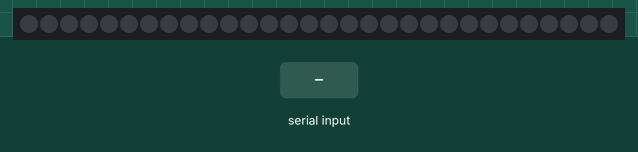
Recording of a sketch running on a simulated Arduino Uno, built with avr-gcc and run on an emulated ATmega328P. On the bench: 30 RGB LEDs in strip order, left to right. The inputs (shaded band) are chosen by the test bench. Dim RGB values are drawn brighter than linear.

Above: at 1.2 s.
1.3 s: "90,45\n" received over Serial
At 2.1 s:
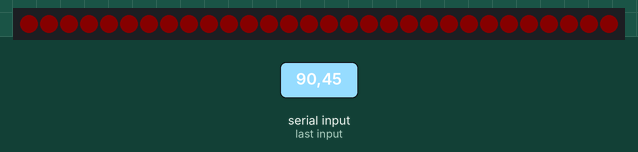
3.8 s: "30,150\n" received over Serial
Timing chart, 0 to 6.8 s (numbered marks = the images above; inputs shaded):
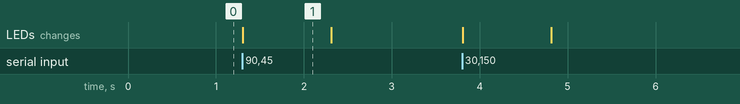

The sketch:

OLED_A.ino
```cpp
#include <Adafruit_NeoPixel.h>

#define LED_PIN 6
#define LED_COUNT 30  // Number of LED strips

Adafruit_NeoPixel strip(LED_COUNT, LED_PIN, NEO_GRB + NEO_KHZ800);

void setup() {
  strip.begin();
  strip.show();  // Initialize the LED strip
  Serial.begin(9600);

}


void loop() {
  if (Serial.available() > 0) {
    int brightnessValue = Serial.parseInt();
    setBrightness(brightnessValue);
  }
}

void setBrightness(int brightness) {
  strip.setBrightness(brightness);
  for (int i = 0; i < strip.numPixels(); i++) {
    strip.setPixelColor(i, strip.Color(brightness, 0, 0)); // LED color
  }
  strip.show();
}
```

Measured:
- after the input at 1.3 s, the LEDs: first change at once (image 1 shows a later state)
- what the display in image 1 shows lasts 1.0 s, from 1.3 s to 2.3 s
